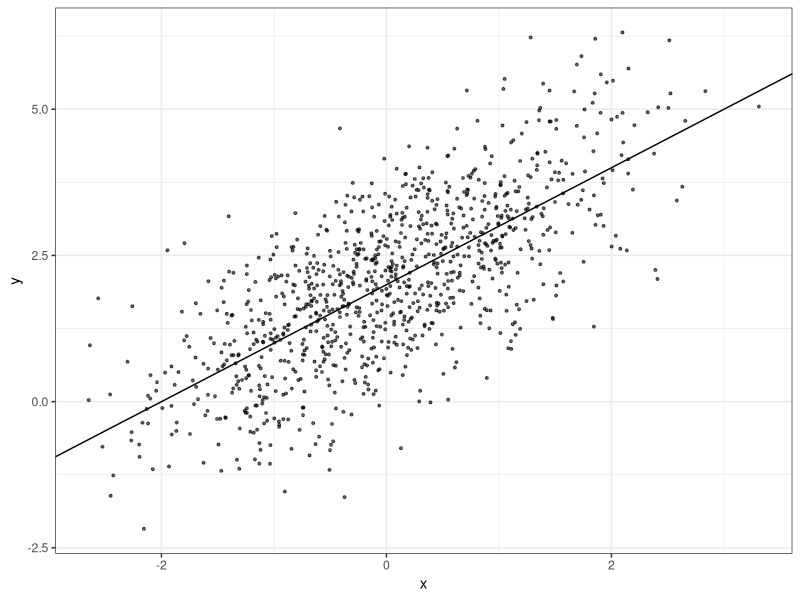
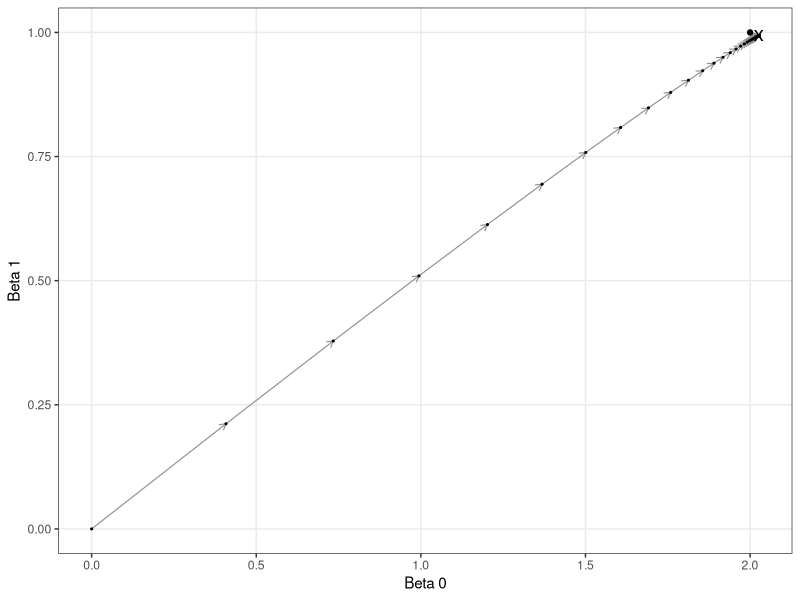
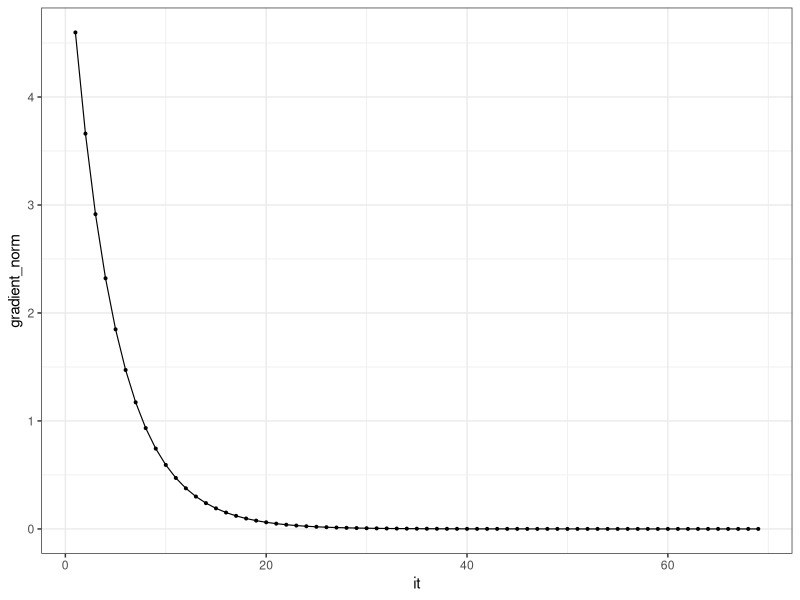
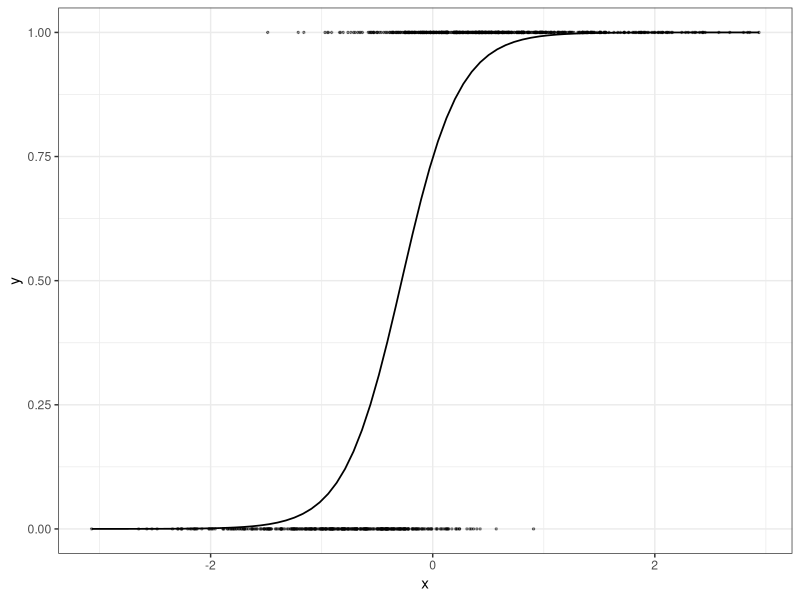
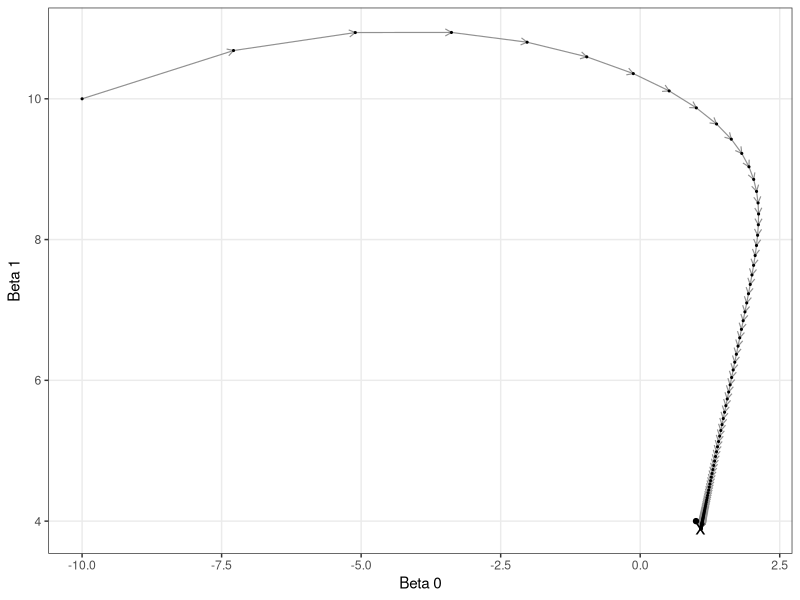
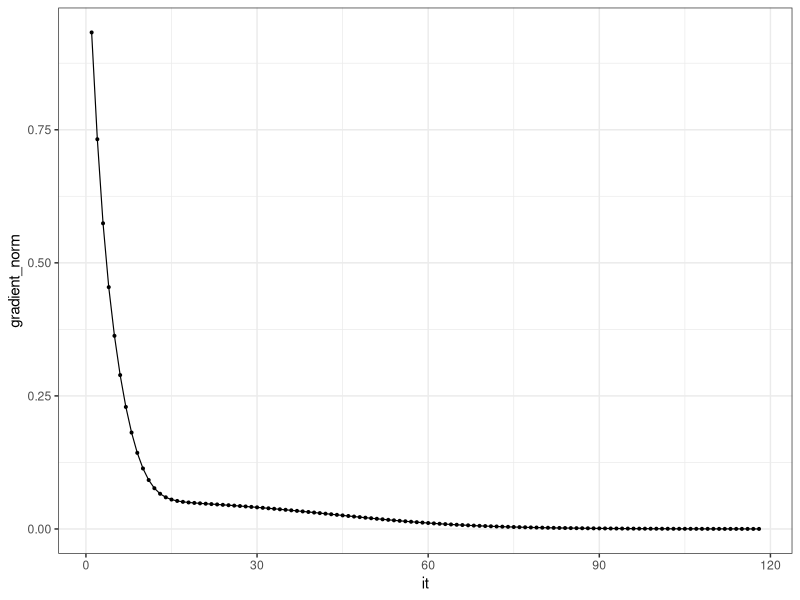
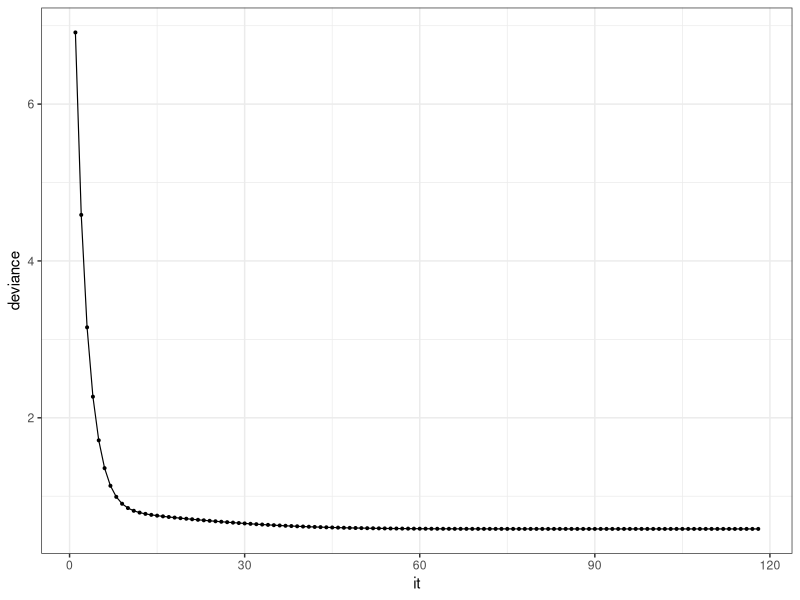
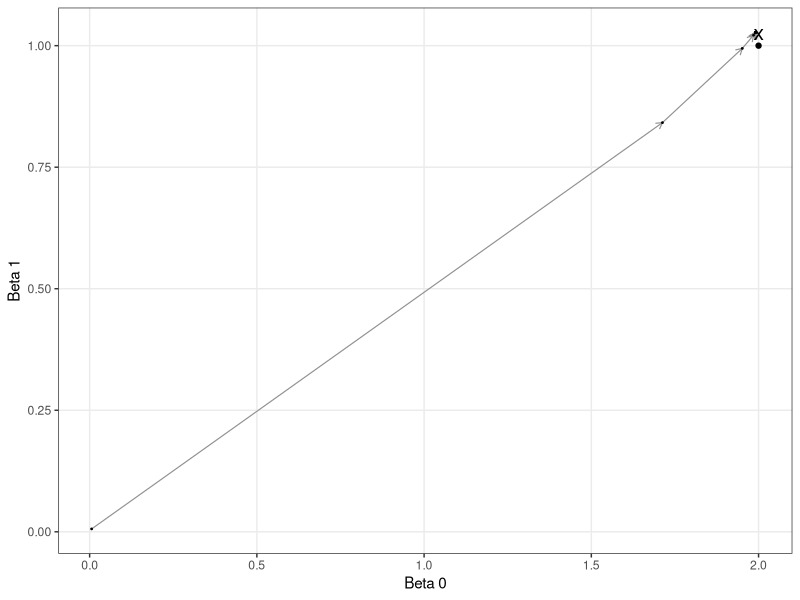

Write the R code that produced these figures, in order.
## ---- chunk 1
knitr::opts_chunk$set(echo = TRUE)
## ---- chunk 2
library(tidyverse)

theme_set(theme_bw())


N <- 1000
beta_0 <- 2
beta_1 <- 1

set.seed(20170909)
data <- tibble(x = rnorm(N),
               y = beta_0 + beta_1*x + rnorm(N))

model <- lm(y~x, data = data)


(data %>% 
    ggplot(aes(x, y)) +
    geom_point(size = 0.7, alpha = 0.6) +
    geom_abline(slope = beta_1, intercept = beta_0)
) 
## ---- chunk 3
gradient <- function(data, betas){
  n <- nrow(data)
  const <- rep(1, nrow(data))
  li <- data$y - betas[1]*const - betas[2]*data$x
  g1 <- -2*sum(li)/n
  g2 <- -2*sum(li*data$x)/n
  return(c(g1, g2))
}
## ---- chunk 4
max_it <- 100
data_gradient_descent <- tibble(it = 1:max_it,
                                beta_0 = rep(0, max_it),
                                beta_1 = rep(0, max_it),
                                gradient_norm = rep(0, max_it))

i = 0
betas <- c(0, 0)
alpha = 0.1
while(i < max_it){
  i = i + 1
  g <- gradient(data, betas)
  g_norm <- sqrt(sum(g^2))
  g_unit <- g/g_norm
  data_gradient_descent$beta_0[i] <- betas[1]
  data_gradient_descent$beta_1[i] <- betas[2]
  data_gradient_descent$gradient_norm[i] <- g_norm
  if(g_norm < 0.000001) break
  betas <- betas - alpha*g
}


data_gradient_descent <- data_gradient_descent[1:i,]
## ---- chunk 5
data_gradient_descent %>% 
  ggplot(aes(beta_0, beta_1)) +
  xlab("Beta 0") +
  ylab("Beta 1") +
  geom_segment(
    aes(
      xend = c(tail(beta_0, n = -1), NA),
      yend = c(tail(beta_1, n = -1), NA)
    ),
    size = 0.4,
    color = '#919191',
    arrow = arrow(length = unit(0.18, "cm"))
  ) +
  geom_point(size = 0.4, color = 'black') +
  geom_point(aes(x, y),
             data = tibble(x = beta_0,
                           y = beta_1)) +
  geom_point(aes(x, y),
             data = tibble(x = model$coefficients[1],
                           y = model$coefficients[2]),
             shape = 'x',
             size = 5) +
  theme(
    panel.grid.minor = element_blank()
  )
## ---- chunk 6
data_gradient_descent %>% 
  ggplot(aes(it, gradient_norm)) +
  geom_point(size = 0.7) +
  geom_line(size = 0.4)
## ---- chunk 7
# Delete all generated objects
rm(list = ls()) 
## ---- chunk 8
N <- 1000
beta_0 <- 1
beta_1 <- 4

set.seed(124362)
data <- tibble(x = rnorm(N),
               z = beta_0 + beta_1*x,
               pr = 1/(1 + exp(-z)),
               y = rbinom(1000, 1, pr))

model <- glm(y ~ x, data = data, family = "binomial")


data %>% 
  ggplot(aes(x, y)) +
  geom_point(size = 0.5, alpha = 0.4) +
  stat_smooth(method="glm", 
              method.args = list(family = "binomial"), 
              se = FALSE,
              size = 0.6,
              color = 'black')
## ---- chunk 9
backtrack <- function(betas, g, alpha, deviance, data, rho = 0.5, max_iter = 50, c1 = 10^-4){
  funct_value <- do.call(deviance, list(betas, data))
  norm_pk <- sum(g^2)
  i = 0
  while(i < max_iter){
    i = i + 1
    left <- do.call(deviance, list(betas - alpha*g, data))
    right <- funct_value + c1*alpha*norm_pk
    if(left <= right) break
    alpha = alpha*rho
  }
  return(list(alpha = alpha,
              iter = i))
}
## ---- chunk 10
h <- function(x){
  return(1/(1 + exp(-x)))
}

gradient <- function(data, betas){
  n <- nrow(data)
  const <- rep(1, nrow(data))
  bx <- betas[1]*const + betas[2]*data$x
  li <- data$y - h(bx)
  g1 <- -2*sum(li)/n
  g2 <- -2*sum(li*data$x)/n
  return(c(g1, g2))
}


deviance <- function(betas, data = data){
  n <- nrow(data)
  const <- rep(1, nrow(data))
  bx <- betas[1]*const + betas[2]*data$x
  hbx <- h(bx)
  aux <- (1 - data$y)*log(1 - hbx)
  aux2 <- ifelse(is.nan(aux), 0, aux)
  li <- data$y*log(hbx) + aux2
  d <- -2*sum(li)/n
  return(d)
}
## ---- chunk 11
max_it <- 1000
data_gradient_descent <- tibble(it = 1:max_it,
                                beta_0 = rep(0, max_it),
                                beta_1 = rep(0, max_it),
                                gradient_norm = rep(0, max_it),
                                deviance = rep(0, max_it),
                                alpha = rep(0, max_it))

i = 0
betas <- c(-10, 10) # reales 1 y 4
g <- gradient(data, betas)
g_norm <- sqrt(sum(g^2))
while(i < max_it){
  i = i + 1
  g_norm_0 <- g_norm # old gradient norm
  g <- gradient(data, betas)
  g_norm <- sqrt(sum(g^2))
  g_unit <- g/g_norm
  data_gradient_descent$beta_0[i] <- betas[1]
  data_gradient_descent$beta_1[i] <- betas[2]
  data_gradient_descent$gradient_norm[i] <- g_norm
  data_gradient_descent$deviance[i] <- deviance(betas, data)
  if(g_norm < 0.0001 & g_norm/g_norm_0 > 0.8) break
  backtrack_result <- backtrack(betas, g, 3, deviance, data)
  alpha <- backtrack_result[[1]]
  data_gradient_descent$alpha[i] <- alpha
  betas <- betas - alpha*g
}


data_gradient_descent <- data_gradient_descent[1:i,]
## ---- chunk 12
data_gradient_descent %>% 
  ggplot(aes(beta_0, beta_1)) +
  xlab("Beta 0") +
  ylab("Beta 1") +
  geom_segment(
    aes(
      xend = c(tail(beta_0, n = -1), NA),
      yend = c(tail(beta_1, n = -1), NA)
    ),
    size = 0.4,
    color = '#919191',
    arrow = arrow(length = unit(0.18, "cm"))
  ) +
  geom_point(size = 0.4, color = 'black') +
  geom_point(aes(x, y),
             data = tibble(x = beta_0,
                           y = beta_1)) +
  geom_point(aes(x, y),
             data = tibble(x = model$coefficients[1],
                           y = model$coefficients[2]),
             shape = 'x',
             size = 5) +
  theme(panel.grid.minor = element_blank())
## ---- chunk 13

data_gradient_descent %>% 
  ggplot(aes(it, gradient_norm)) +
  geom_point(size = 0.7) +
  geom_line(size = 0.4)


data_gradient_descent %>% 
  ggplot(aes(it, deviance)) +
  geom_point(size = 0.7) +
  geom_line(size = 0.4)
## ---- chunk 14
# Delete all generated objects
rm(list = ls()) 
## ---- chunk 15
N <- 1000
beta_0 <- 2
beta_1 <- 1

data <- tibble(x = rnorm(N),
               y = beta_0 + beta_1*x + rnorm(N))

model <- lm(y~x, data = data)

## ---- chunk 16
# Gradient for an observation
gradient_row <- function(data_row, betas){
  li <- data_row$y - betas[1] - betas[2]*data_row$x
  g1 <- -2*li
  g2 <- -2*li*data_row$x
  return(c(g1, g2))
}

epoch_update <- function(data, betas, alpha, n_epoch, verbose = 1, reordering = F){
  n <- nrow(data)
  if(reordering) data$ix <- sample(1:n)
  else data$ix <- 1:n
  epoch_values <- tibble(
    n_epoch = rep(n_epoch, n),
    obs = 1:n,
    beta_0 = rep(0, n),
    beta_1 = rep(0, n),
    gradient_norm = rep(0, n))
  
  # Iterate over rows in data
  # Not the best practice in R to use for loops, but it's to illustrate
  for(i in 1:n){
    # Update coefficients
    g <- gradient_row(data[data$ix == i,], betas) 
    betas <- betas - alpha*g
    # Print and write values in table to keep track and make plots
    g_norm <- sqrt(sum(g^2))
    g_unit <- g/g_norm
    epoch_values$beta_0[i] <- betas[1]
    epoch_values$beta_1[i] <- betas[2]
    epoch_values$gradient_norm[i] <- g_norm
    if(verbose == 2){
      cat(
        "\n\tEpoch: ", n_epoch,
        "\n\tObs: ", i, 
        "\n\tbeta_0: ", betas[1], 
        "\n\tbeta_1: ", betas[2],
        "\n\tgradient_norm: ", g_norm, 
        "\n\tDirection: ", g_unit[1], g_unit[2],
        "\n")
    }
  } # End for
  
  if(verbose == 1){
    cat(
      "\n\tEpoch: ", n_epoch,
      "\n\tbeta_0: ", epoch_values$beta_0[n],
      "\n\tbeta_1: ", epoch_values$beta_1[n],
      "\n\tgradient_norm: ", epoch_values$gradient_norm[n],
      "\n")
  }
  return(list(
    epoch_values = epoch_values,
    betas = betas
  ))
}
## ---- chunk 17
# Start the algorithm
max_it <- 300
n <- nrow(data)
data_gradient_descent <- tibble(
  epoch = rep(0, max_it*n),
  obs = 1:(max_it*n),
  beta_0 = rep(0, max_it*n),
  beta_1 = rep(0, max_it*n),
  gradient_norm = rep(0, max_it*n))

i = 0
betas <- c(0, 0)
alpha = 0.001
while(i < max_it){
  i = i + 1
  epoch_betas <- epoch_update(data, betas, alpha, i, verbose = 0)
  betas_old <- betas
  betas <- epoch_betas$betas
  data_gradient_descent[((i-1)*n + 1):((i)*n),] <- epoch_betas$epoch_values
  g_norm <- epoch_betas$epoch_values$gradient_norm[n]
  dif_betas_norm <- sum((betas - betas_old)^2)
  if(g_norm < 0.000001 | dif_betas_norm < 1e-15) break
}

data_gradient_descent <- data_gradient_descent[1:(i*n),]
data_gradient_descent$it <- 1:nrow(data_gradient_descent)

## ---- chunk 18
plot_gd_iter <- function(data_gradient_descent, model, beta_0, beta_1, denom = 0){
  if(denom > 0) {
    data <- data_gradient_descent %>% 
      filter(it %% floor(n/denom) == 1)
  } else {
    data <- data_gradient_descent
  }
  
  gg <- data %>% 
    ggplot(aes(beta_0, beta_1)) +
    xlab("Beta 0") +
    ylab("Beta 1") +
    geom_segment(
      aes(
        xend = c(tail(beta_0, n = -1), NA),
        yend = c(tail(beta_1, n = -1), NA)
      ),
      size = 0.4,
      color = '#919191',
      arrow = arrow(length = unit(0.18, "cm"))
    ) +
    geom_point(size = 0.3, color = 'black') +
    geom_point(aes(x, y),
               data = tibble(x = beta_0,
                             y = beta_1)) +
    geom_point(aes(x, y),
               data = tibble(x = model$coefficients[1],
                             y = model$coefficients[2]),
               shape = 'x',
               size = 5) +
    theme(
      panel.grid.minor = element_blank()
    )
  return(gg)
}

## ---- chunk 19
# Plots only at the beginning of each epoch
plot_gd_iter(data_gradient_descent, model, beta_0, beta_1, 1) 

# Plots all iterations in all epochs
data_gradient_descent %>% 
  ggplot(aes(beta_0, beta_1)) +
  xlab("Beta 0") +
  ylab("Beta 1") +
  geom_path(size = 0.1, color = 'black') +
  geom_point(size = 0.01, color = 'black', alpha = 0.2) +
  geom_point(aes(x, y),
             data = tibble(x = beta_0,
                           y = beta_1)) +
  geom_point(aes(x, y),
             data = tibble(x = model$coefficients[1],
                           y = model$coefficients[2]),
             shape = 'x',
             size = 5) +
  theme(
    panel.grid.minor = element_blank()
  )
## ---- chunk 20
###################################
###################################
### Logistic Regression
###################################
###################################

rm(list = setdiff(ls(), list("epoch_update", "plot_gd_iter")))

N <- 1000
beta_0 <- 1
beta_1 <- 4

data <- tibble(x = rnorm(N),
               z = beta_0 + beta_1*x,
               pr = 1/(1 + exp(-z)),
               y = rbinom(1000, 1, pr))

model <- glm(y ~ x, data = data, family = "binomial")


h <- function(x){
  return(1/(1 + exp(-x)))
}
## ---- chunk 21
gradient_row <- function(data_row, betas){
  bx <- betas[1] + betas[2]*data_row$x
  li <- li <- data_row$y - h(bx)
  g1 <- -2*li
  g2 <- -2*li*data_row$x
  return(c(g1, g2))
}
## ---- chunk 22
max_it <- 300
n <- nrow(data)
data_gradient_descent <- tibble(
  epoch = rep(0, max_it*n),
  obs = 1:(max_it*n),
  beta_0 = rep(0, max_it*n),
  beta_1 = rep(0, max_it*n),
  gradient_norm = rep(0, max_it*n))

i = 0
betas <- c(-10, 10)
alpha = 0.01
while(i < max_it){
  i = i + 1
  epoch_betas <- epoch_update(data, betas, alpha, i, verbose = 0)
  betas_old <- betas
  betas <- epoch_betas$betas
  data_gradient_descent[((i-1)*n + 1):((i)*n),] <- epoch_betas$epoch_values
  g_norm <- epoch_betas$epoch_values$gradient_norm[n]
  dif_betas_norm <- sum((betas - betas_old)^2)
  if(g_norm < 0.000001 | dif_betas_norm < 1e-15) break
}

data_gradient_descent <- data_gradient_descent[1:(i*n),]
data_gradient_descent$it <- 1:nrow(data_gradient_descent)
## ---- chunk 23

# Plots only at the beginning of each epoch
plot_gd_iter(data_gradient_descent, model, beta_0, beta_1, 1)

# Plots all iterations in all epochs
data_gradient_descent %>% 
  ggplot(aes(beta_0, beta_1)) +
  xlab("Beta 0") +
  ylab("Beta 1") +
  geom_point(size = 0.01, color = 'black', alpha = 0.2) +
  geom_point(aes(x, y),
             data = tibble(x = beta_0,
                           y = beta_1)) +
  geom_point(aes(x, y),
             data = tibble(x = model$coefficients[1],
                           y = model$coefficients[2]),
             shape = 'x',
             size = 5) +
  theme(
    panel.grid.minor = element_blank()
  )

